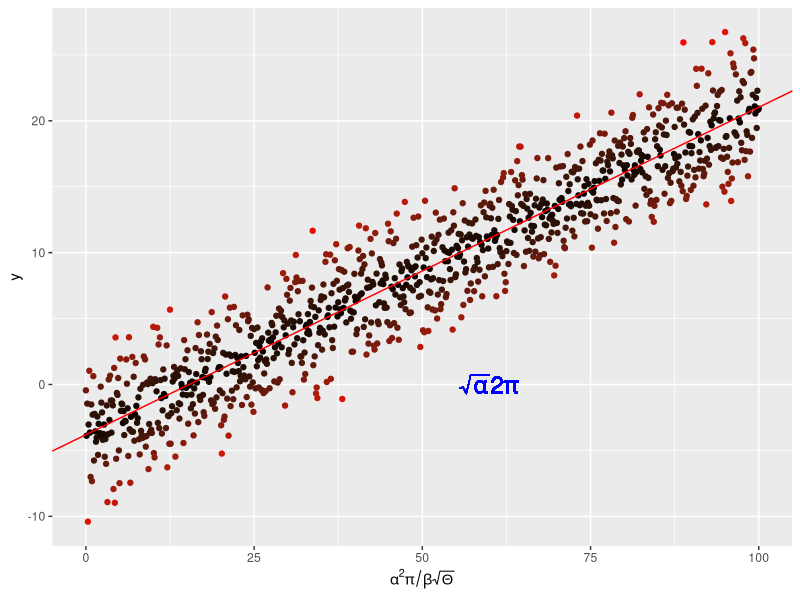

Generate this figure with R: (Note: this script raises an error after producing the figure.)
#!/usr/bin/env Rscript
# Author: David Scott
# Contact: david.scott18@imperial.ac.uk
# Date:  October 29 2018
# Description: Mathematical Annotation

rm(list = ls()) 
graphics.off() 

## packages ##
library(ggplot2)

# create data
x <- seq(0, 100, by = 0.1)
y <- -4. + 0.25 * x +
  rnorm(length(x), mean = 0., sd = 2.5)

# put them in a dataframe
my_data <- data.frame(x = x, y = y)

# perform a linear regression
my_lm <- summary(lm(y ~ x, data = my_data))

# plot the data
p <-  ggplot(my_data, aes(x = x, y = y,
                          colour = abs(my_lm$residual))
) +
  geom_point() +
  scale_colour_gradient(low = "black", high = "red") +
  theme(legend.position = "none") +
  scale_x_continuous(
    expression(alpha^2 * pi / beta * sqrt(Theta)))

# add the regression line
p <- p + geom_abline(
  intercept = my_lm$coefficients[1][1],
  slope = my_lm$coefficients[2][1],
  colour = "red")
# throw some math on the plot
p <- p + geom_text(aes(x = 60, y = 0,
                       label = "sqrt(alpha) * 2* pi"), 
                   parse = TRUE, size = 6, 
                   colour = "blue")

#save plot
pdf("../Results/MyLinReg.pdf") # Open blank pdf page using a relative path
print(p)
graphics.off() 
